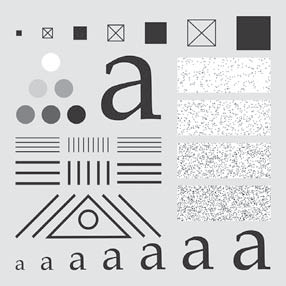
#> input picture Code/Sample Images/img_6.png, 286 x 286 px
$ python DoG.py
#> lines starting #> are read from the running program, lines starting #| are printed output that depends on the picture
import cv2.cv2 as cv2
import numpy as np
import math


def padding(img):
    filter_shape = 9

    row = img.shape[0] + filter_shape - 1
    col = img.shape[1] + filter_shape - 1
    new_img_arr = np.zeros((row, col))

    for i in range(img.shape[0]):
        for j in range(img.shape[1]):
            new_img_arr[i + int((filter_shape - 1) / 2), j + int((filter_shape - 1) / 2)] = img[i, j]

    return new_img_arr


def log_kernel(size, sigma1, sigma2):
    log_kernel = np.zeros((size, size), np.float32)
    x = (size - 1) // 2
    for i in range(-x, x + 1):
        for j in range(-x, x + 1):
            norm = math.pow(i, 2) + math.pow(j, 2)
            log_kernel[i + x, j + x] = (1 / (2 * math.pi)) * (
                    ((1 / np.power(sigma1, 2)) * np.exp(-norm / (2 * np.power(sigma1, 2)))) - (
                    (1 / np.power(sigma2, 2)) * np.exp(-norm / (2 * np.power(sigma2, 2)))))
    return log_kernel


def LoG(img, new_img_arr, filter):
    for i in range(img.shape[0]):
        for j in range(img.shape[1]):
            temp = new_img_arr[i:i + filter.shape[0], j:j + filter.shape[1]]
            res = np.sum(temp * filter)
            img[i, j] = res

    return img.astype(np.uint8)


if __name__ == '__main__':
    flower = cv2.imread('../Sample Images/img_6.png')
#> flower is the input picture: shape (286, 286, 3); mean B, G, R 211.6, 210.5, 209.8
    flower = cv2.resize(flower, (800, 600))
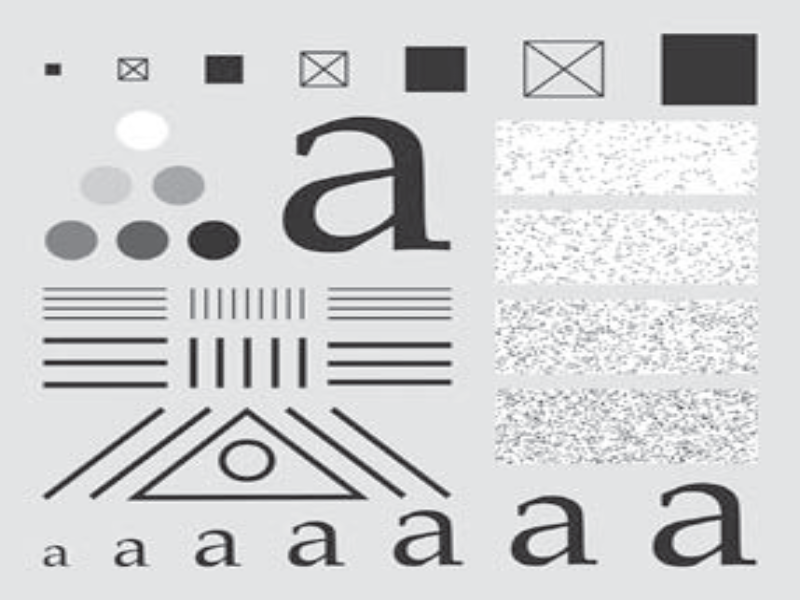
#> flower: shape (600, 800, 3); mean B, G, R 211.5, 210.4, 209.7

    img_shape = flower.shape
#> img_shape = (600, 800, 3)

    flower_gray = cv2.cvtColor(flower, cv2.COLOR_BGR2GRAY)
    cv2.imshow("Before filter", flower_gray)

    new_img_arr = padding(flower_gray)
#> after the loop in padding, `for i in range(img.shape[0]):`:
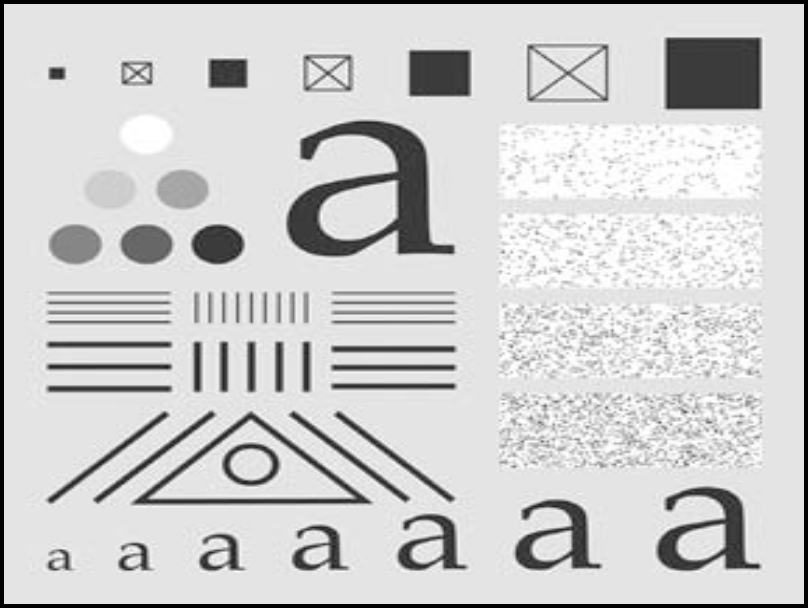
#> new_img_arr: shape (608, 808) float64; min 0, max 255, mean 205.6
    kernel = log_kernel(9, 1, 1.6)
    new_img_arr = LoG(flower_gray, new_img_arr, kernel)
#> after the loop in LoG, `for i in range(img.shape[0]):`:
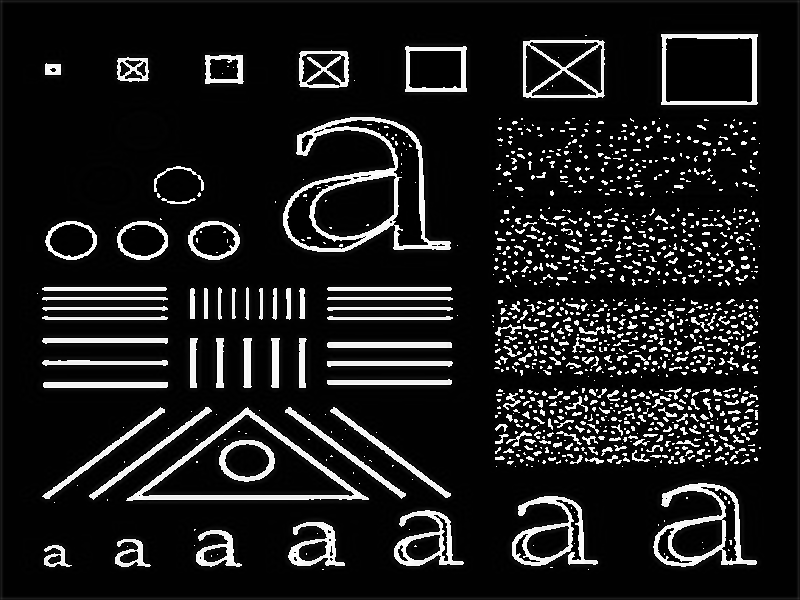
#> img: shape (600, 800); min 0, max 255, mean 28.9
    print(new_img_arr)
#> (printed output is left out)
    cv2.imshow("After filter", new_img_arr)
    cv2.waitKey(0)

$ run again, with Code/Sample Images/img_1.png copied over Code/Sample Images/img_6.png
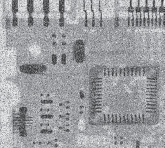
#> input picture Code/Sample Images/img_1.png, 165 x 148 px
#> flower is the input picture: shape (148, 165, 3); mean B, G, R 160.5, 157.8, 156.3
#> flower: shape (600, 800, 3)
#> after the loop in padding, `for i in range(img.shape[0]):`:
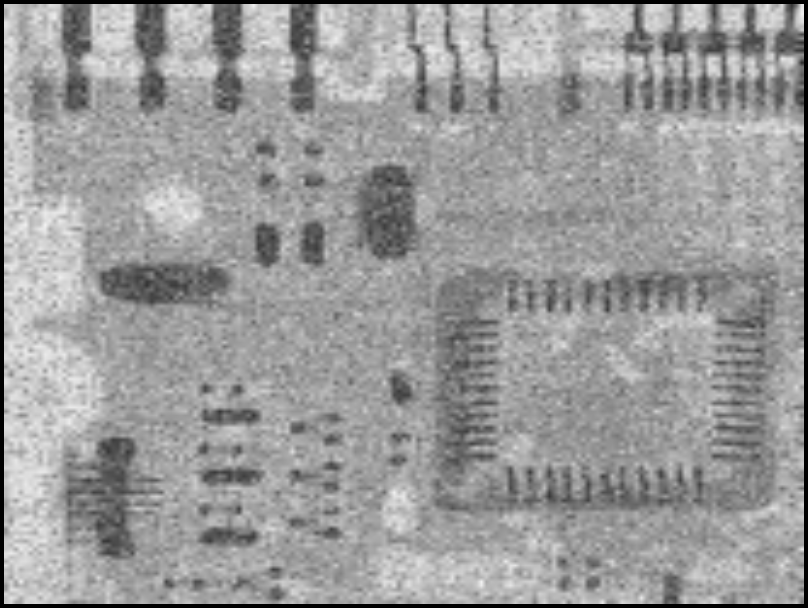
#> new_img_arr: shape (608, 808) float64; min 0, max 241, mean 154.1
#> after the loop in LoG, `for i in range(img.shape[0]):`:
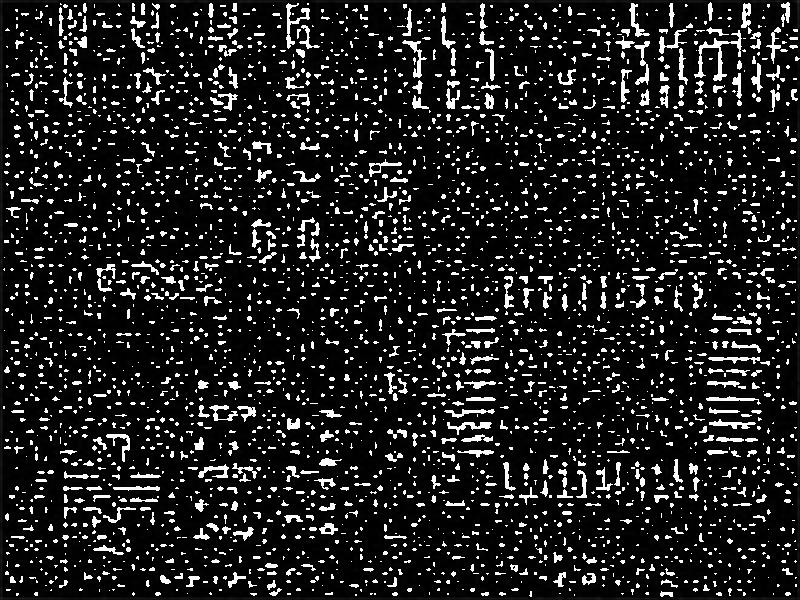
#> img: shape (600, 800); min 0, max 255, mean 31.5
#> (printed output is left out)

$ run again, with Code/Sample Images/img_10.png copied over Code/Sample Images/img_6.png
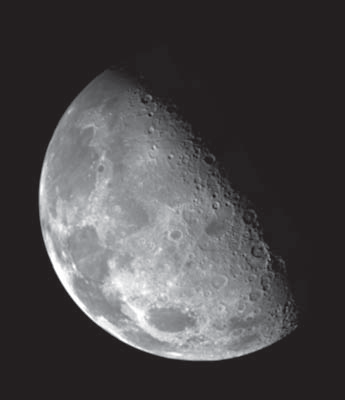
#> input picture Code/Sample Images/img_10.png, 345 x 400 px
#> flower is the input picture: shape (400, 345, 3); mean B, G, R 72.6, 71, 73.1
#> flower: shape (600, 800, 3)
#> after the loop in padding, `for i in range(img.shape[0]):`:
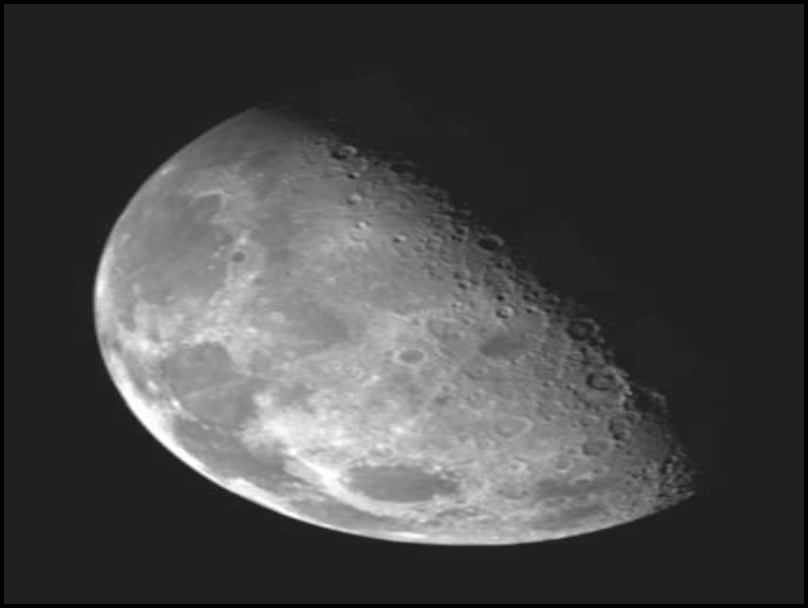
#> new_img_arr: shape (608, 808) float64; min 0, max 255, mean 70
#> after the loop in LoG, `for i in range(img.shape[0]):`:
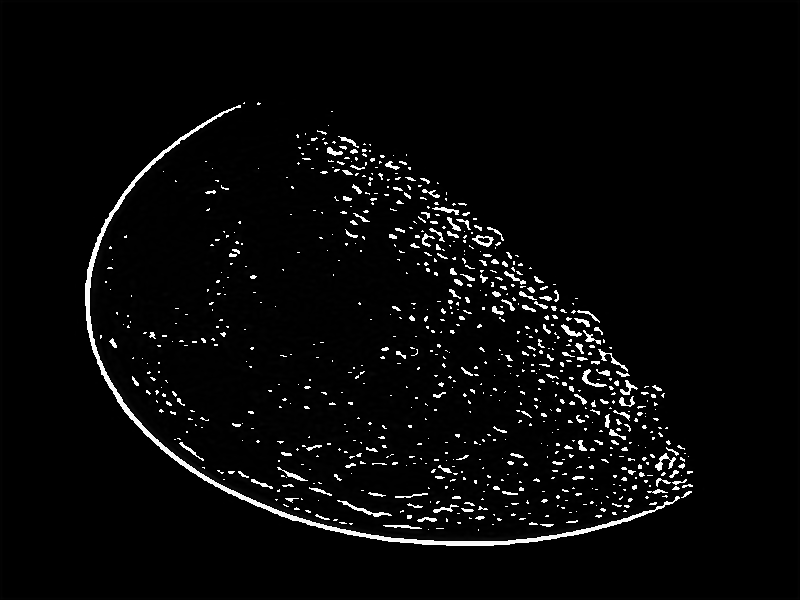
#> img: shape (600, 800); min 0, max 255, mean 8.4
#> (printed output is left out)

$ run again, with Code/Sample Images/img_11.png copied over Code/Sample Images/img_6.png
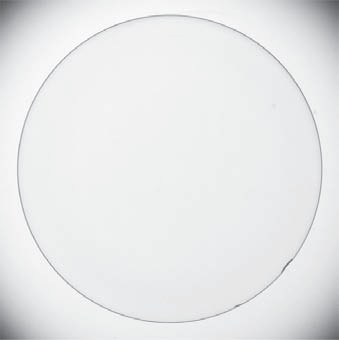
#> input picture Code/Sample Images/img_11.png, 339 x 340 px
#> flower is the input picture: shape (340, 339, 3); mean B, G, R 233.2, 232.5, 231.7
#> flower: shape (600, 800, 3)
#> after the loop in padding, `for i in range(img.shape[0]):`:
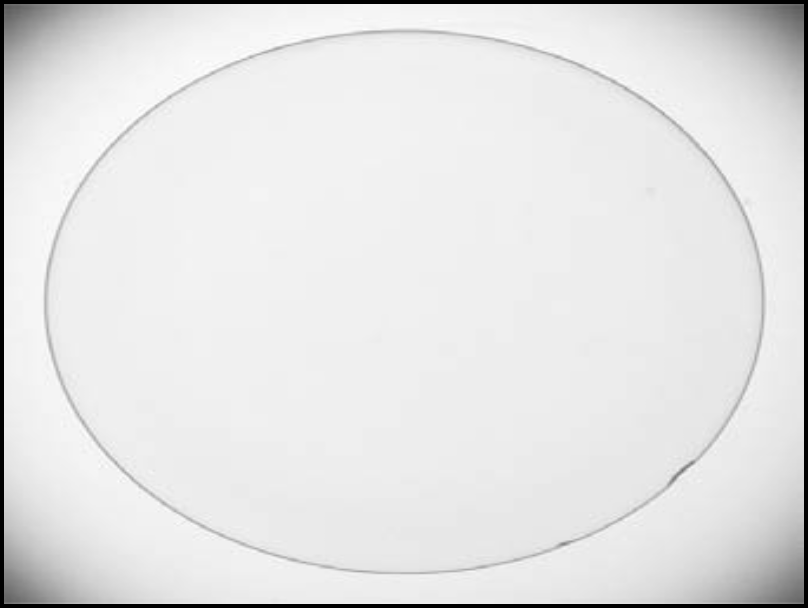
#> new_img_arr: shape (608, 808) float64; min 0, max 255, mean 227.1
#> after the loop in LoG, `for i in range(img.shape[0]):`:
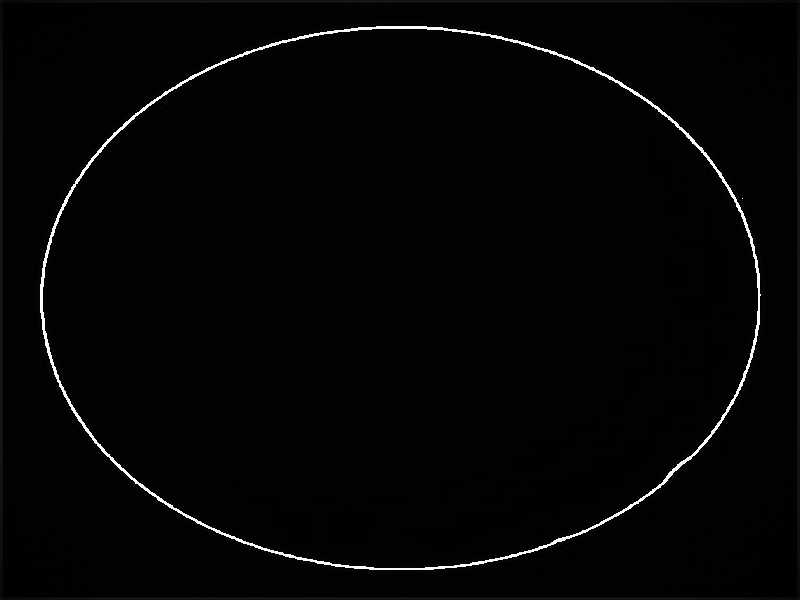
#> img: shape (600, 800); min 0, max 255, mean 5
#> (printed output is left out)
